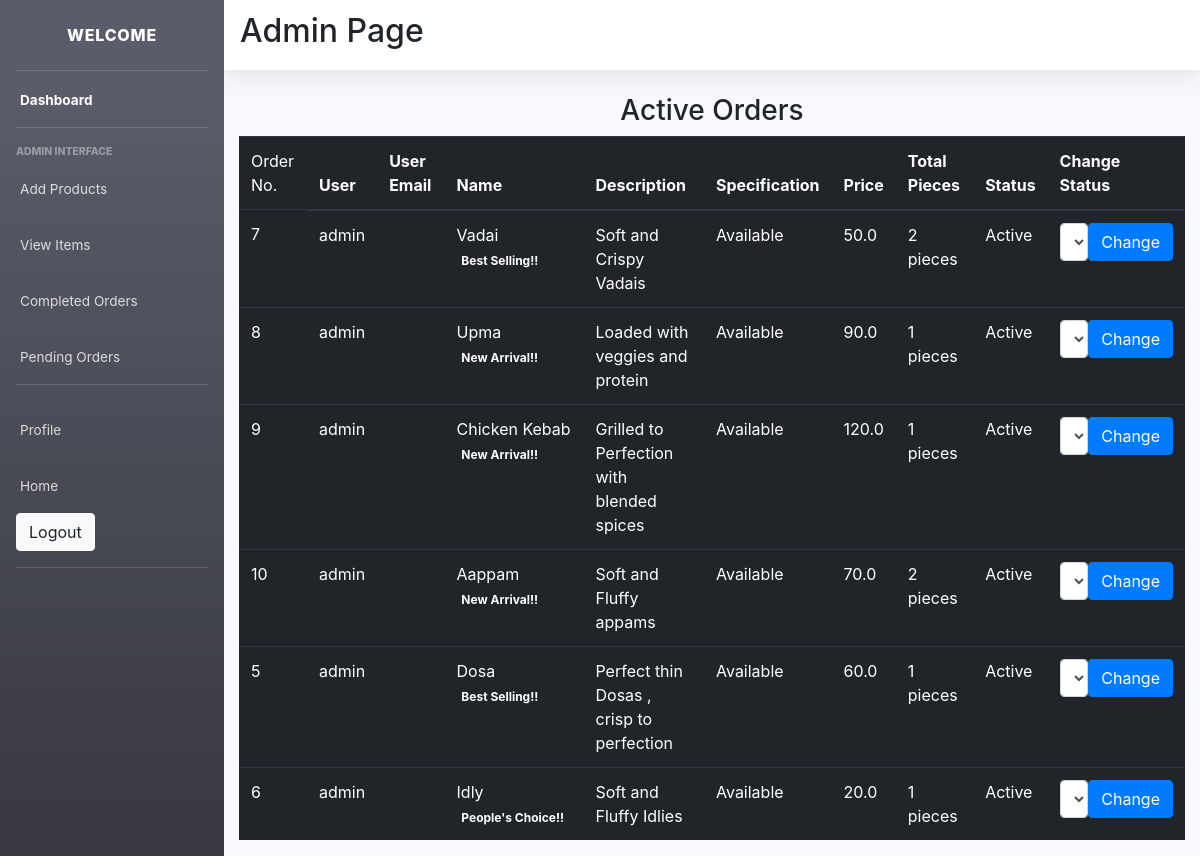
/pending_orders/ (signed in), run on the app's committed database.
### main/models.py (models this page shows, shortened)
class CartItems(models.Model):
    ORDER_STATUS = (
        ('Active', 'Active'),
        ('Delivered', 'Delivered')
    )
    user = models.ForeignKey(User, on_delete=models.CASCADE)
    item = models.ForeignKey(Item, on_delete=models.CASCADE)
    ordered = models.BooleanField(default=False)
    quantity = models.IntegerField(default=1)
    ordered_date = models.DateField(default=timezone.now)
    status = models.CharField(
        max_length=20, choices=ORDER_STATUS, default='Active')
    delivery_date = models.DateField(default=timezone.now)
    class Meta:
        verbose_name = 'Cart Item'
        verbose_name_plural = 'Cart Items'

class Item(models.Model):
    LABELS = (
        ('Best Selling!!', 'Best Selling!!'),
        ('New Arrival!!', 'New Arrival!!'),
        ("People's Choice!!", "People's Choice!!"),
    )
    LABEL_COLOUR = (
        ('danger', 'danger'),
        ('success', 'success'),
        ('primary', 'primary'),
        ('info', 'info'),
        ('warning', 'warning'),
    )
    title = models.CharField(max_length=150)
    description = models.CharField(max_length=250, blank=True)
    price = models.FloatField()
    pieces = models.IntegerField(default=6)
    instructions = models.CharField(max_length=250, default="Available")
    image = models.ImageField(default='default.png', upload_to='images/')
    labels = models.CharField(max_length=25, choices=LABELS, blank=True)
    label_colour = models.CharField(
        max_length=15, choices=LABEL_COLOUR, blank=True)
    slug = models.SlugField(default="foods")
    created_by = models.ForeignKey(User, on_delete=models.CASCADE)

### main/decorators.py (the view)
    def wrapper_func(request, *args, **kwargs):
        group = Group.objects.get(user = request.user)
        if group.name == 'admin_owner':
            return view_func(request, *args, **kwargs)
        else:
            return redirect('/')

### main/views.py (called while the page is built)
@login_required(login_url='/accounts/login/')
@admin_required
def pending_orders(request):
    items = CartItems.objects.filter(item__created_by=request.user, ordered=True,status="Active").order_by('-ordered_date')
    context = {
        'items':items,
    }
    return render(request, 'main/pending_orders.html', context)

### main/templates/main/pending_orders.html (shortened to what this page needs)
{% extends "main/layout2.html" %}
{% block content %}
<div class="cart">
        <div class="row">
            <div class="col-sm-12">
                <h3 class="text-center">Active Orders</h3>
                {% if items %}
                <div class="table-responsive">
                    <table class="table table-dark">
                        <thead>
                        <tr>
                            <td scope="col">Order No.</td>
                            <th scope="col">User</th>
                            <th scope="col">User Email</th>
                            <th scope="col">Name</th>
                            <th scope="col">Description</th>
                            <th scope="col">Specification</th>
                            <th scope="col">Price</th>
                            <th scope="col">Total Pieces</th>
                            <th scope="col">Status</th>
                            <th scope="col">Change Status</th>
                        </tr>
                        </thead>
                        <tbody>
                            {% for item in items %}
                        <tr>
                            <td>{{ item.id }}</td>
                            <td>{{ item.user.username }}</td>
                            <td>{{ item.user.email}}</td>
                            <td>{{ item.item.title }} <span class="badge badge-{{ item.item.label_colour }}">{{ item.item.labels }}</span></td>
                            <td>{{ item.item.description }}</td>
                            <td>{{ item.item.instructions }}</td>
                            <td>{{ item.item.price }}</td>
                            <td>{{ item.item.pieces }} pieces</td>
                            <td>{{ item.status }}</td>
                            <td>
                                <form method="POST" action="{% url 'main:update_status' item.id %}" style="display: flex;">
                                    <select class="form-control" name="status">
                                        <option value="Active" selected="selected">Active</option>
                                    </select>
                                    <button type="submit" class="btn btn-primary">Change</button>
                                </form>
                            </td>
                        </tr>
                            {% endfor %}
                        </tbody>
                    </table>
                </div>
                {% else %}
                <h4 class="text-center">Sorry, you have not ordered any item yet!!!</h4>
                {% endif %}
            </div>
        </div>
</div>
{% endblock content %}

### data on the page
CartItems: id "7", user.username "admin", item "Vadai", item.labels "Best Selling!!", item.description "Soft and Crispy Vadais", item.instructions "Available", item.price "50.0", item.pieces "2", status "Active"
CartItems: id "8", user.username "admin", item "Upma", item.labels "New Arrival!!", item.description "Loaded with veggies and protein", item.instructions "Available", item.price "90.0", item.pieces "1", status "Active"
CartItems: id "9", user.username "admin", item "Chicken Kebab", item.labels "New Arrival!!", item.description "Grilled to Perfection with blended spices", item.instructions "Available", item.price "120.0", item.pieces "1", status "Active"
CartItems: id "10", user.username "admin", item "Aappam", item.labels "New Arrival!!", item.description "Soft and Fluffy appams", item.instructions "Available", item.price "70.0", item.pieces "2", status "Active"
CartItems: id "5", user.username "admin", item "Dosa", item.labels "Best Selling!!", item.description "Perfect thin Dosas , crisp to perfection", item.instructions "Available", item.price "60.0", item.pieces "1", status "Active"
CartItems: id "6", user.username "admin", item "Idly", item.labels "People's Choice!!", item.description "Soft and Fluffy Idlies", item.instructions "Available", item.price "20.0", item.pieces "1", status "Active"
